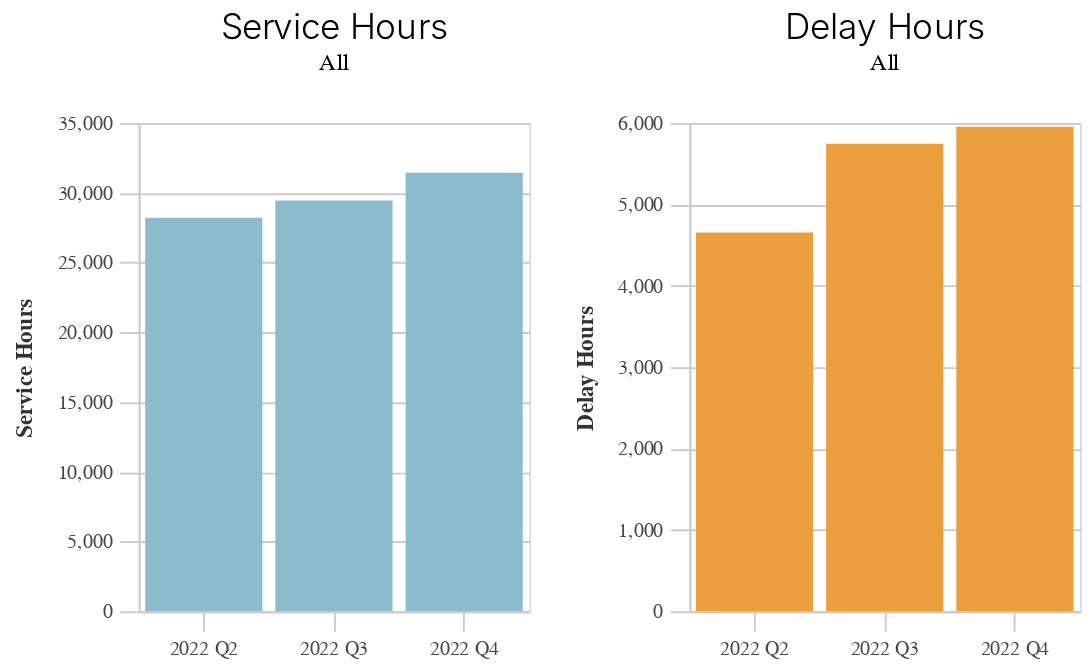

Write notebook code for a chart like this one.
### Code cell
s2

### Figure 1 — Vega-Lite specification as saved in the notebook (floating-point values rounded to 4 significant figures)
{"config": {"view": {"continuousWidth": 400, "continuousHeight": 300}, "axis": {"domainColor": "#cbcbcb", "grid": true, "gridColor": "#cbcbcb", "gridWidth": 1, "labelColor": "#474747", "labelFont": "Nunito Sans", "labelFontSize": 10, "labelPadding": 4, "tickColor": "#cbcbcb", "tickSize": 10, "titleColor": "#333", "titleFont": "Raleway", "titleFontSize": 12, "titlePadding": 10}, "axisBand": {"grid": false}, "background": "white", "font": "Raleway", "header": {"labelFont": "Nunito Sans", "titleFont": "Raleway"}, "legend": {"labelColor": "#333", "labelFont": "Nunito Sans", "labelFontSize": 11, "labelLimit": 0, "padding": 1, "symbolSize": 30, "symbolType": "square", "titleColor": "#333", "titleFont": "Raleway", "titleFontSize": 14, "titlePadding": 10}, "title": {"anchor": "middle", "font": "Raleway", "fontSize": 18, "fontWeight": 300, "offset": 20}}, "hconcat": [{"data": {"name": "data-8342457a99681f37a3f7be112e2cc792"}, "mark": "bar", "encoding": {"color": {"value": "#8CBCCB"}, "tooltip": [{"field": "year", "type": "quantitative"}, {"field": "quarter", "type": "nominal"}, {"field": "year_quarter", "type": "nominal"}, {"field": "variable", "type": "nominal"}, {"field": "category", "type": "nominal"}, {"field": "value", "type": "quantitative"}], "x": {"axis": {"format": "2022 Q%q"}, "field": "service_date", "timeUnit": "quarter", "title": null, "type": "ordinal"}, "y": {"field": "value", "title": "Service Hours", "type": "quantitative"}}, "height": 250, "selection": {"selector003": {"type": "interval", "bind": "scales", "encodings": ["x", "y"]}}, "title": {"text": "Service Hours", "subtitle": "All"}, "width": 200}, {"data": {"name": "data-0fefaacdea4577c330b1f8848fffcf9e"}, "mark": "bar", "encoding": {"color": {"value": "#EB9F3C"}, "tooltip": [{"field": "year", "type": "quantitative"}, {"field": "quarter", "type": "nominal"}, {"field": "year_quarter", "type": "nominal"}, {"field": "variable", "type": "nominal"}, {"field": "category", "type": "nominal"}, {"field": "value", "type": "quantitative"}], "x": {"axis": {"format": "2022 Q%q"}, "field": "service_date", "timeUnit": "quarter", "title": null, "type": "ordinal"}, "y": {"field": "value", "title": "Delay Hours", "type": "quantitative"}}, "height": 250, "selection": {"selector004": {"type": "interval", "bind": "scales", "encodings": ["x", "y"]}}, "title": {"text": "Delay Hours", "subtitle": "All"}, "width": 200}], "resolve": {"scale": {"y": "independent"}}, "$schema": "https://vega.github.io/schema/vega-lite/v4.17.0.json", "datasets": {"data-8342457a99681f37a3f7be112e2cc792": [{"year_quarter": "Q2_2022", "service_date": "2022-05-04", "year": 2022, "quarter": "Q2", "category": "All", "variable": "service_hours", "value": 28210.0}, {"year_quarter": "Q3_2022", "service_date": "2022-08-17", "year": 2022, "quarter": "Q3", "category": "All", "variable": "service_hours", "value": 29450.0}, {"year_quarter": "Q4_2022", "service_date": "2022-10-12", "year": 2022, "quarter": "Q4", "category": "All", "variable": "service_hours", "value": 31440.0}], "data-0fefaacdea4577c330b1f8848fffcf9e": [{"year_quarter": "Q2_2022", "service_date": "2022-05-04", "year": 2022, "quarter": "Q2", "category": "All", "variable": "delay_hours", "value": 4654.0}, {"year_quarter": "Q3_2022", "service_date": "2022-08-17", "year": 2022, "quarter": "Q3", "category": "All", "variable": "delay_hours", "value": 5745.0}, {"year_quarter": "Q4_2022", "service_date": "2022-10-12", "year": 2022, "quarter": "Q4", "category": "All", "variable": "delay_hours", "value": 5954.0}]}}
